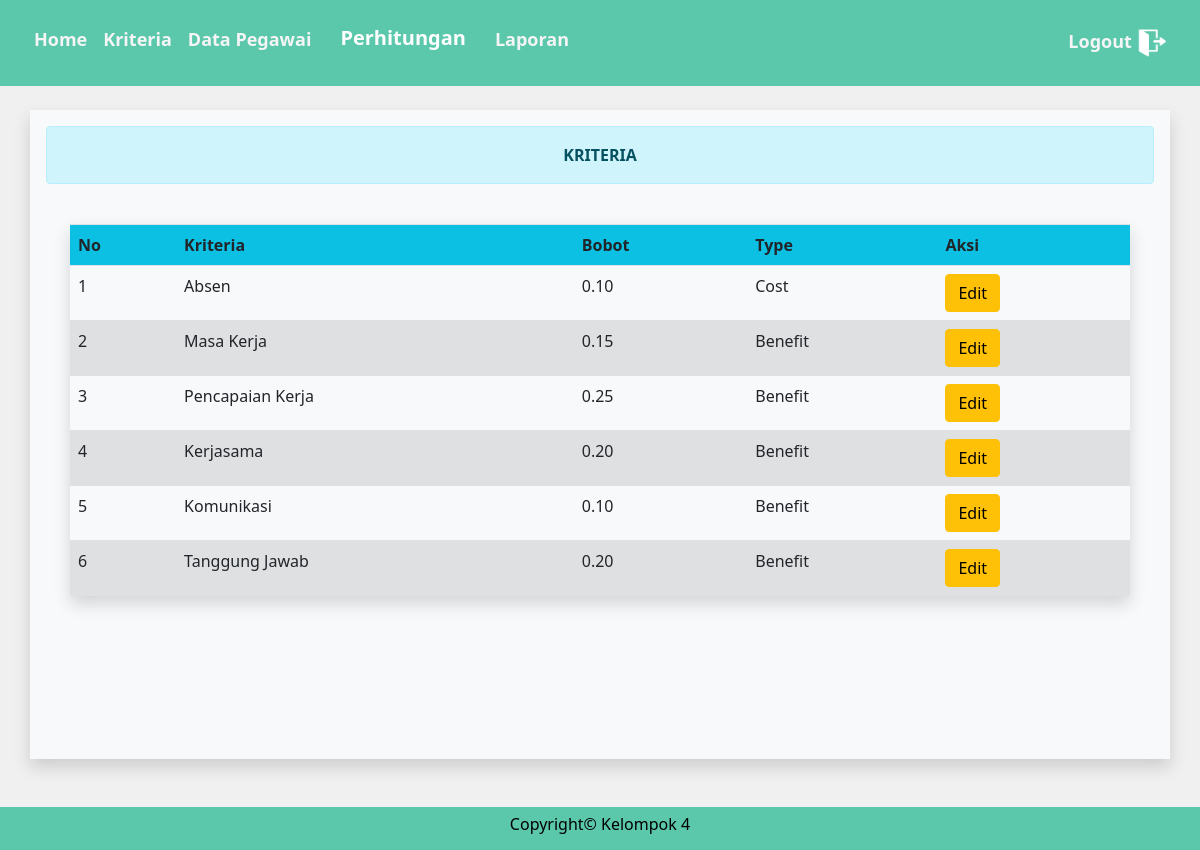
The app's page /admin/data_kriteria.php (signed in) with its own data.
### tables this page shows
CREATE TABLE `kriteria` (
  `id_kriteria` int(11) NOT NULL,
  `kriteria` varchar(80) NOT NULL,
  `bobot` varchar(25) NOT NULL,
  `type` varchar(25) NOT NULL
);

### functions.php (called while the page is built, shortened)
<?php
$con = mysqli_connect("localhost", "root", "root", "spkmoora");
function tampilkriteria($query)
{
	global $con;
	$data = mysqli_query($con, $query);
	$rows = [];
	while ($row = mysqli_fetch_assoc($data)) {
		$rows[] = $row;
	}
	return $rows;
}

### admin/data_kriteria.php (the view, shortened to what this page needs)
<?php
require '../functions.php';
$data_kriteria = tampilkriteria("SELECT * FROM kriteria");
?>
<!doctype html>
<html lang="en">
<head>
  <link rel="stylesheet" type="text/css" href="../bootstrap/css/bootstrap.min.css">
  <link href="https://cdn.jsdelivr.net/npm/bootstrap@5.1.1/dist/css/bootstrap.min.css" rel="stylesheet">
</head>
<body bgcolor="f0f0f0">
  <form method="post" action="perhitungan.php">
    <nav class="navbar navbar-expand-lg navbar-dark" style="background-color: #5bc8ac;">
      <div class="collapse navbar-collapse" id="navbarNavAltMarkup">
        <div class="navbar-nav" style="margin: 10px;">
          <a class="nav-link active" href="index.php">
            <font size="4"><b>Home</b> </font><span class="sr-only">(current)</span>
          </a>
          <a class="nav-link" href="data_kriteria.php">
            <font size="4"><b>Kriteria</b></font>
          </a>
          <a class="nav-link" href="data_pegawai.php">
            <font size="4"><b>Data Pegawai</b></font>
          </a>
          <a class="nav-link" href="#">
            <font size="4"><b><button type="submit" name="perhitungan" class="btn btn" style="font-size: 20px; margin-top: -10px; color: #fff;"><b>Perhitungan</b></button></b></font>
          </a>
          <a class="nav-link" href="laporan.php">
            <font size="4"><b>Laporan</b></font>
          </a>
        </div>
        <div class="navbar-nav ms-auto" style="margin: 10px;">
          <a class="log nav-link m-auto" href="../logout.php">
            <font size="4"><b>Logout</b></font>
            <img src="../img/logout.png" width="30">
          </a>
        </div>
      </div>
    </nav>
  </form>
  <br>
  <div class="container bg-light shadow p-3 mb-5">
    <div class="alert alert-info">
      <center><b>KRITERIA</b></center>
    </div>
    <div class="table-responsive p-4">
      <table class="table table-striped shadow">
        <tr class="bg-info">
          <th>No</th>
          <th>Kriteria</th>
          <th>Bobot</th>
          <th>Type</th>
          <th>Aksi</th>
        </tr>
        <?php $i = 1; ?>
        <?php foreach ($data_kriteria as $data) { ?>
          <tr>
            <td><?= $i++; ?></td>
            <td><?= $data['kriteria']; ?></td>
            <td><?= $data['bobot']; ?></td>
            <td><?= $data['type']; ?></td>
            <td><a href="edit_kriteria.php?id_kriteria=<?= $data['id_kriteria']; ?>" class="btn btn-warning">Edit</a></td>
          </tr>
        <?php } ?>
      </table>
    </div>
  </div>
  <div class="col-md-12" style="background-color: #5bc8ac;">
    <div class="copyright">
      <h6 style="color: #000;">Copyright&copy; Kelompok 4</h6>
    </div>
  </div>
</body>
</html>

### admin/data_kriteria.php (style rules this page uses)
body { background-color: #f0f0f0; }
.container { min-height: calc(100vh - 211px - -60px); }
.col-md-12 { padding: 8px; }
.copyright { text-align: center; color: #CDD0D4; }
a font { color: whitesmoke; }

### records on screen
kriteria: kriteria "Absen", bobot "0.10", type "Cost"
kriteria: kriteria "Masa Kerja", bobot "0.15", type "Benefit"
kriteria: kriteria "Pencapaian Kerja", bobot "0.25", type "Benefit"
kriteria: kriteria "Kerjasama", bobot "0.20", type "Benefit"
kriteria: kriteria "Komunikasi", bobot "0.10", type "Benefit"
kriteria: kriteria "Tanggung Jawab", bobot "0.20", type "Benefit"
